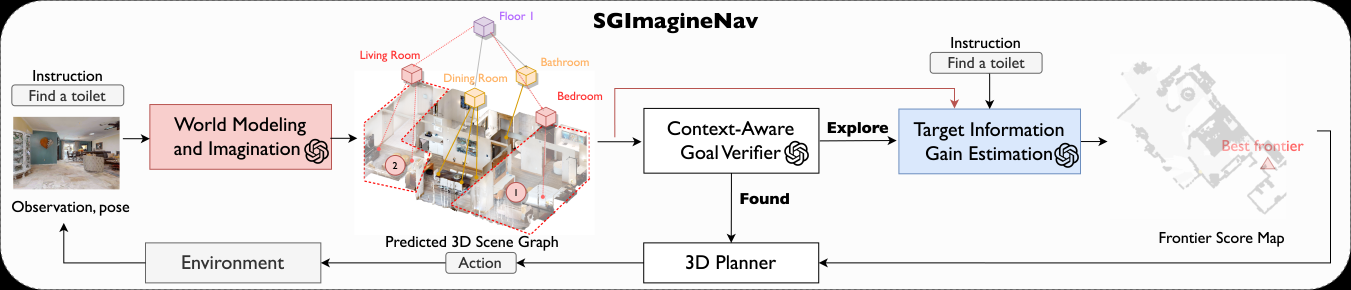
#> input picture img/SGImagineNav_Framework_Simplified.png, 8106 x 1740 px (shown at 1/6 size)
$ python -i vis.py   (imports and definitions only)   (older library calls are emulated)
#> lines starting #> are read from the running program, lines starting #| are printed output that depends on the picture; after the words box and inside, x2 and y2 are one past the last pixel; in counts of white or black regions, pixels touching at a corner belong together
#> further down, picture is the input picture: shape (1740, 8106, 3); mean B, G, R 232.6, 232.7, 235.1
import dataclasses
import cv2

import numpy as np
import matplotlib.pyplot as plt

import supervision as sv
from supervision.draw.color import Color, ColorPalette

# Copied from https://github.com/concept-graphs/concept-graphs/
# [93 lines left out: functions vis_result_fast, init_vis_image, not called in this run]

def remove_image_border(vis_image: np.ndarray, padding: int = 10, black_bg: bool = False) -> np.ndarray:
    """
    Remove white border from the image.
    @param vis_image: The image to remove the white border from.
    @param padding: The padding to add to the image.
    @param bg: The background color to use for the image. (0 for black, 255 for white)
    """
#> called with padding = 10, black_bg = False
    image_h, image_w = vis_image.shape[:2]
#> image_h = 1740; image_w = 8106
    gray = cv2.cvtColor(vis_image, cv2.COLOR_BGR2GRAY)
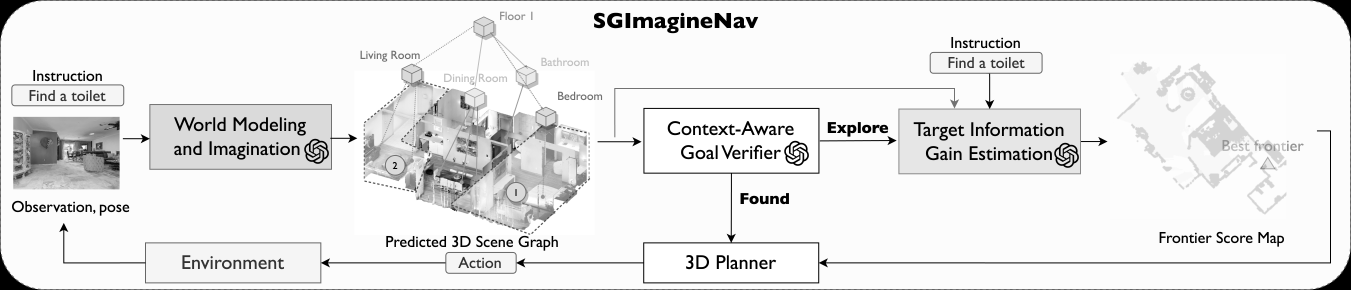
#> gray: shape (1740, 8106) (shown at 1/6 size); min 0, max 255, mean 233.4
    if black_bg:
        _, binary = cv2.threshold(gray, 5, 255, cv2.THRESH_BINARY_INV)
    else:
        _, binary = cv2.threshold(gray, 250, 255, cv2.THRESH_BINARY)
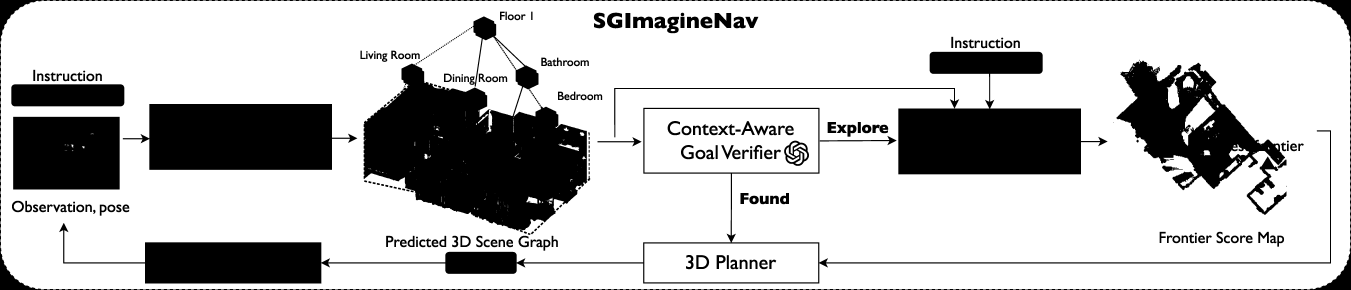
#> binary: shape (1740, 8106) (shown at 1/6 size); 76.2% white; 325 black regions (14 under 20 px), largest, box (x1, y1, x2, y2) and area: (2182, 98, 3524, 1384) 846652, (3685, 311, 6645, 1046) 542175, (737, 624, 2144, 1019) 436911
    coords = cv2.findNonZero(255-binary)
#> coords = contour of 3360881 points, box (x1, y1, x2, y2) (0, 0, 8106, 1740), area 0
    if coords is not None:
        x, y, w, h = cv2.boundingRect(coords)
#> x = 0; y = 0; w = 8106; h = 1740
        x += w//2
#> x = 4053
        y += h//2
#> y = 870
        # fit the ratio of the original image
        ratio = image_w / image_h
#> ratio = 4.66
        if w / h > ratio:
            h = int(w / ratio)
        else:
            w = int(h * ratio)
#> w = 8105
        x = int(x - w / 2)
#> x = 0
        y = int(y - h / 2)
#> y = 0
        # Add a small padding
        x = max(0, x)
        y = max(0, y)
        w = min(image_w - x, w)
        h = min(image_h - y, h)
        vis_image = vis_image[y:y+h, x:x+w]
        # Resize back to original dimensions
        vis_image = cv2.resize(vis_image, (image_w, image_h), interpolation=cv2.INTER_AREA)
#> vis_image: shape (1740, 8106, 3)
    return vis_image

# [129 lines left out: functions add_text, draw_box, resize_with_height, add_img, draw_text_with_circle, draw_line and 2 more, not called in this run]

>>> import cv2
>>> picture = cv2.imread('../img/SGImagineNav_Framework_Simplified.png')
>>> result = remove_image_border(picture)
